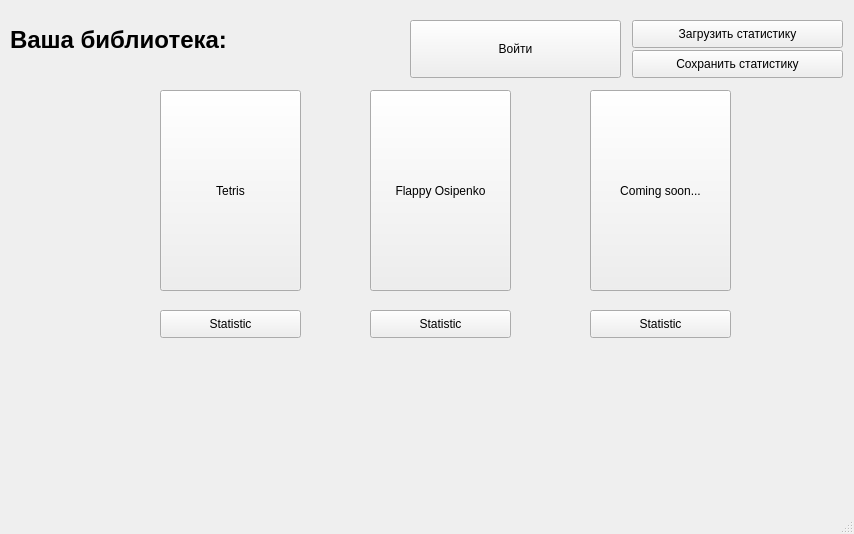
<?xml version="1.0" encoding="UTF-8"?>
<ui version="4.0">
 <class>MainWindow</class>
 <widget class="QMainWindow" name="MainWindow">
  <property name="geometry">
   <rect>
    <x>0</x>
    <y>0</y>
    <width>854</width>
    <height>534</height>
   </rect>
  </property>
  <property name="windowTitle">
   <string>MainWindow</string>
  </property>
  <widget class="QWidget" name="centralwidget">
   <widget class="QPushButton" name="Tetris_start">
    <property name="geometry">
     <rect>
      <x>160</x>
      <y>90</y>
      <width>141</width>
      <height>201</height>
     </rect>
    </property>
    <property name="text">
     <string>Tetris</string>
    </property>
   </widget>
   <widget class="QLabel" name="window">
    <property name="geometry">
     <rect>
      <x>10</x>
      <y>20</y>
      <width>301</width>
      <height>41</height>
     </rect>
    </property>
    <property name="text">
     <string>&lt;html&gt;&lt;head/&gt;&lt;body&gt;&lt;p&gt;&lt;span style=&quot; font-size:18pt; font-weight:600;&quot;&gt;Ваша библиотека:&lt;/span&gt;&lt;/p&gt;&lt;/body&gt;&lt;/html&gt;</string>
    </property>
   </widget>
   <widget class="QPushButton" name="Flappy_start">
    <property name="geometry">
     <rect>
      <x>370</x>
      <y>90</y>
      <width>141</width>
      <height>201</height>
     </rect>
    </property>
    <property name="text">
     <string>Flappy Osipenko</string>
    </property>
   </widget>
   <widget class="QPushButton" name="ac">
    <property name="geometry">
     <rect>
      <x>590</x>
      <y>90</y>
      <width>141</width>
      <height>201</height>
     </rect>
    </property>
    <property name="text">
     <string>Coming soon...</string>
    </property>
   </widget>
   <widget class="QPushButton" name="Tetris_statistic">
    <property name="geometry">
     <rect>
      <x>160</x>
      <y>310</y>
      <width>141</width>
      <height>28</height>
     </rect>
    </property>
    <property name="text">
     <string>Statistic</string>
    </property>
   </widget>
   <widget class="QPushButton" name="None_statistic">
    <property name="geometry">
     <rect>
      <x>370</x>
      <y>310</y>
      <width>141</width>
      <height>28</height>
     </rect>
    </property>
    <property name="text">
     <string>Statistic</string>
    </property>
   </widget>
   <widget class="QPushButton" name="dc">
    <property name="geometry">
     <rect>
      <x>590</x>
      <y>310</y>
      <width>141</width>
      <height>28</height>
     </rect>
    </property>
    <property name="text">
     <string>Statistic</string>
    </property>
   </widget>
   <widget class="QPushButton" name="to_login">
    <property name="geometry">
     <rect>
      <x>410</x>
      <y>20</y>
      <width>211</width>
      <height>58</height>
     </rect>
    </property>
    <property name="text">
     <string>Войти</string>
    </property>
   </widget>
   <widget class="QPushButton" name="save_statistic">
    <property name="geometry">
     <rect>
      <x>632</x>
      <y>20</y>
      <width>211</width>
      <height>28</height>
     </rect>
    </property>
    <property name="text">
     <string>Загрузить статистику</string>
    </property>
   </widget>
   <widget class="QPushButton" name="load_statistic">
    <property name="geometry">
     <rect>
      <x>632</x>
      <y>50</y>
      <width>211</width>
      <height>28</height>
     </rect>
    </property>
    <property name="text">
     <string>Сохранить статистику</string>
    </property>
   </widget>
  </widget>
  <widget class="QMenuBar" name="menubar">
   <property name="geometry">
    <rect>
     <x>0</x>
     <y>0</y>
     <width>854</width>
     <height>26</height>
    </rect>
   </property>
  </widget>
  <widget class="QStatusBar" name="statusbar"/>
 </widget>
 <resources/>
 <connections/>
</ui>
